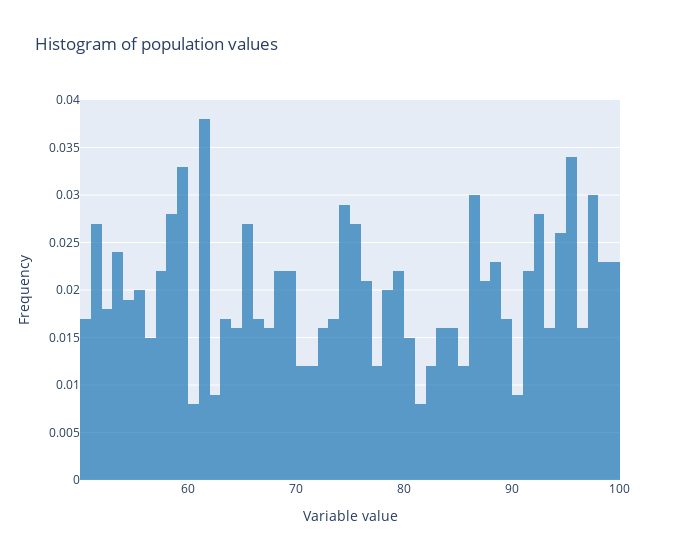

Source (notebook cell):
### Markdown cell above
# Inference 

### Uncertainty

### Code cell
# Seed the numpy pseudo-random number generator
numpy.random.seed(28)

# Create an array of 1000 values using a continuous uniform distribution between 50 and 100 and assign it to the variable population
population = numpy.random.uniform(50, 100, 1000)

# Create a plotly create_distplot figure of the data in population
fig = figure_factory.create_distplot(
    [numpy.random.choice(population, 1000)], ['Population'],
    show_hist=True,
    show_rug=False,
    show_curve=False
)

fig.update_layout(
    title='Histogram of population values',
    xaxis_title='Variable value',
    yaxis_title='Frequency',
    width=700
)

### Figure 1 — Plotly figure (JSON) as saved in the notebook; plotly's stock layout.template omitted (floating-point values rounded to 4 significant figures; data arrays with more than 128 entries replaced by an {"elided": "..."} marker saying what was removed)
{"data": [{"autobinx": false, "histnorm": "probability density", "legendgroup": "Population", "marker": {"color": "rgb(31, 119, 180)"}, "name": "Population", "opacity": 0.7, "type": "histogram", "x": {"elided": "1000 float values"}, "xaxis": "x", "xbins": {"end": 99.86, "size": 1, "start": 50.02}, "yaxis": "y"}], "layout": {"barmode": "overlay", "hovermode": "closest", "legend": {"traceorder": "reversed"}, "title": {"text": "Histogram of population values"}, "width": 700, "xaxis": {"anchor": "y2", "domain": [0, 1], "title": {"text": "Variable value"}, "zeroline": false}, "yaxis": {"anchor": "free", "domain": [0, 1], "position": 0, "title": {"text": "Frequency"}}}}
